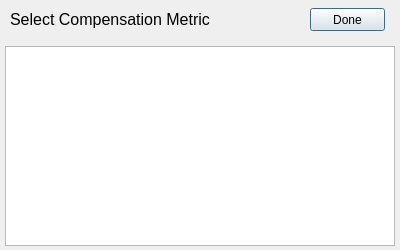
<?xml version="1.0" encoding="UTF-8"?>
<ui version="4.0">
 <class>Dialog</class>
 <widget class="QDialog" name="Dialog">
  <property name="geometry">
   <rect>
    <x>0</x>
    <y>0</y>
    <width>400</width>
    <height>250</height>
   </rect>
  </property>
  <property name="windowTitle">
   <string>Dialog</string>
  </property>
  <widget class="QLabel" name="label">
   <property name="geometry">
    <rect>
     <x>0</x>
     <y>0</y>
     <width>400</width>
     <height>40</height>
    </rect>
   </property>
   <property name="text">
    <string/>
   </property>
   <property name="pixmap">
    <pixmap>LightGray.png</pixmap>
   </property>
  </widget>
  <widget class="QLabel" name="label_2">
   <property name="geometry">
    <rect>
     <x>0</x>
     <y>40</y>
     <width>400</width>
     <height>210</height>
    </rect>
   </property>
   <property name="text">
    <string/>
   </property>
   <property name="pixmap">
    <pixmap>DarkGray.png</pixmap>
   </property>
  </widget>
  <widget class="QLabel" name="label_3">
   <property name="geometry">
    <rect>
     <x>10</x>
     <y>4</y>
     <width>210</width>
     <height>31</height>
    </rect>
   </property>
   <property name="font">
    <font>
     <pointsize>12</pointsize>
    </font>
   </property>
   <property name="text">
    <string>Select Compensation Metric</string>
   </property>
  </widget>
  <widget class="QPushButton" name="DoneButton">
   <property name="geometry">
    <rect>
     <x>310</x>
     <y>8</y>
     <width>75</width>
     <height>23</height>
    </rect>
   </property>
   <property name="text">
    <string>Done</string>
   </property>
  </widget>
  <widget class="QListView" name="ListofContents">
   <property name="geometry">
    <rect>
     <x>5</x>
     <y>46</y>
     <width>390</width>
     <height>200</height>
    </rect>
   </property>
  </widget>
 </widget>
 <resources/>
 <connections/>
</ui>
